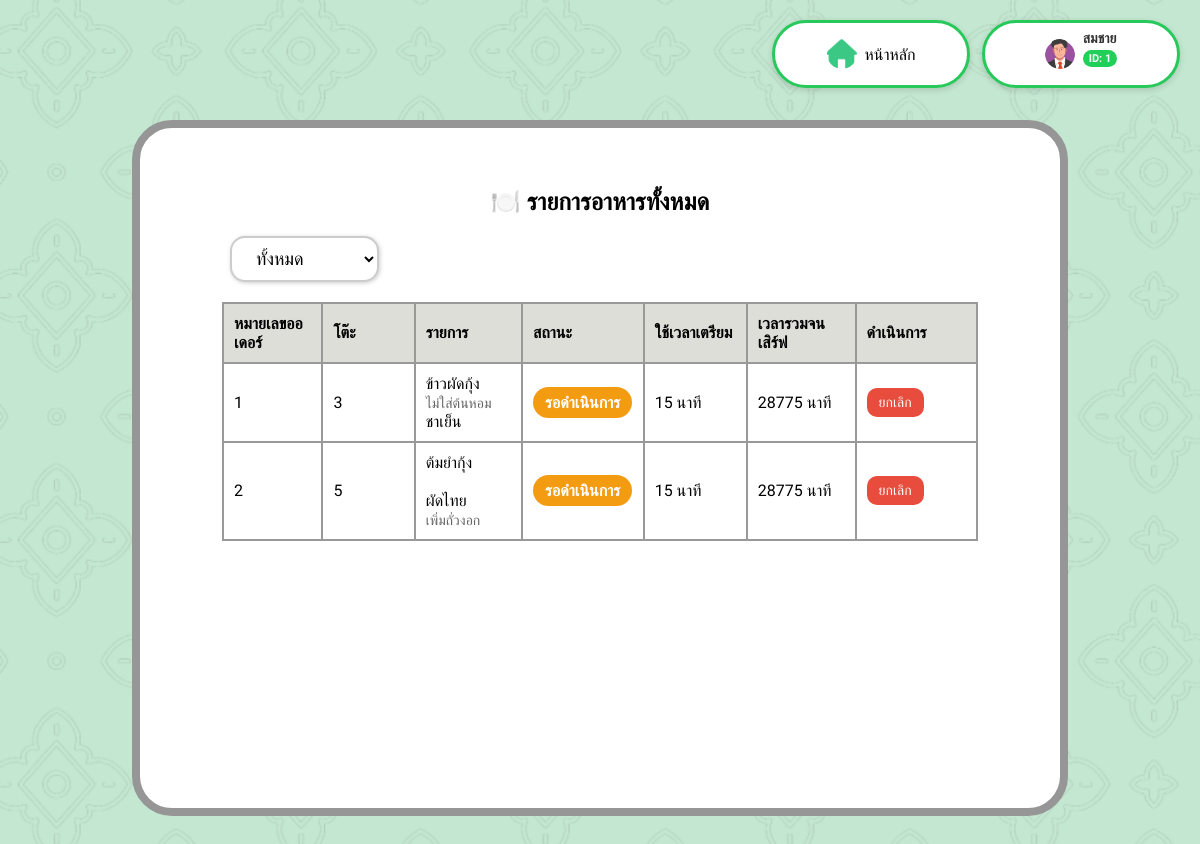
/status_order.php (signed in), run on the app's committed database.
### tables this page shows
CREATE TABLE Employee (
    EmployeeID INT(6) AUTO_INCREMENT PRIMARY KEY,
    FName VARCHAR(50),
    LName VARCHAR(50),
    Password VARCHAR(12),
    Role VARCHAR(50),
    StartDate DATE,
    Phone CHAR(10),
    Email VARCHAR(50)
);

CREATE TABLE Orders (
    OrderID INT(6) AUTO_INCREMENT PRIMARY KEY,
    EmployeeID INT(6),
    TableNo INT(3),
    OrderTime TIMESTAMP,
    Status INT(1),
    FOREIGN KEY (EmployeeID) REFERENCES Employee(EmployeeID),
    FOREIGN KEY (TableNo) REFERENCES TableList(TableNo)
);

### status_order.php (the view, shortened to what this page needs)
<?php
include 'backend/db_connect.php';
$employeeID = $_SESSION['EmployeeID'];
$conn->query("DELETE od FROM OrderDetail od
              JOIN Orders o ON od.OrderID = o.OrderID
              WHERE o.Status = 0 AND o.OrderTime < NOW() - INTERVAL 5 MINUTE");
$conn->query("DELETE FROM Orders
              WHERE Status = 0 AND OrderTime < NOW() - INTERVAL 5 MINUTE");
$stmt = $conn->prepare("SELECT FName, EmployeeID FROM Employee WHERE EmployeeID = ?");
$stmt->bind_param("i", $employeeID);
$stmt->execute();
$result = $stmt->get_result();
$profile = $result->fetch_assoc();
$filter = $_GET['filter'] ?? '';
if ($filter === '' || !in_array($filter, ['0', '2', '3', '4', '5', '6'])) {
    $statusCondition = "o.Status IN (2,3,4,5,0,6)";
} elseif ($filter === '5') {
    $statusCondition = "o.Status >= 5";
} else {
    $statusCondition = "o.Status = $filter";
}
$orderQuery = "SELECT o.OrderID, o.TableNo, o.OrderTime, o.Status,
                      TIMESTAMPDIFF(MINUTE, o.OrderTime, NOW()) AS TotalTime,
                      GROUP_CONCAT(CONCAT(m.Name, '<br><span class=\"sub-item\">', od.Description, '</span>') SEPARATOR '<br>') AS MenuList
               FROM Orders o
               JOIN OrderDetail od ON o.OrderID = od.OrderID
               JOIN Menu m ON od.MenuID = m.MenuID
               WHERE $statusCondition
               GROUP BY o.OrderID
               ORDER BY o.OrderTime DESC";
$orderResult = $conn->query($orderQuery);
?>
<!DOCTYPE html>
<html lang="th">
<head>
  <link rel="stylesheet" href="css/status_order.css">
</head>
<body>
  <div class="top-bar">
    <div class="home-button" onclick="location.href='staff_dashboard.php'">
      <img src="pics/Home_icon.png">
      <p>หน้าหลัก</p>
    </div>
    <div class="profile-box">
      <img src="img/picture/Profile_guy.png" alt="Profile Picture">
      <div class="profile-label">
        <p class="profile-name"><?php echo htmlspecialchars($profile['FName']); ?></p>
        <p class="profile-id">ID: <?php echo htmlspecialchars($profile['EmployeeID']); ?></p>
      </div>
    </div>
  </div>
  <div class="container">
    <h2>🍽️ รายการอาหารทั้งหมด</h2>
    <div class="info">
      <form method="GET" action="">
        <select name="filter" id="filter" onchange="this.form.submit()">
          <option value="">ทั้งหมด</option>
        </select>
      </form>
    </div>
    <div class="table-wrapper">
      <table>
        <thead>
          <tr>
            <th>หมายเลขออเดอร์</th>
            <th>โต๊ะ</th>
            <th>รายการ</th>
            <th>สถานะ</th>
            <th>ใช้เวลาเตรียม</th>
            <th>เวลารวมจนเสิร์ฟ</th>
            <th>ดำเนินการ</th>
          </tr>
        </thead>
        <tbody>
          <?php while ($row = $orderResult->fetch_assoc()):
            $status = (int)$row['Status'];
            $statusText = match ($status) {
              2 => 'รอดำเนินการ',
              3 => 'กำลังทำ',
              4 => 'รอเสิร์ฟ',
              5 => 'เสิร์ฟแล้ว',
              0 => 'ยกเลิกแล้ว',
              6 => 'จ่ายเงินแล้ว',
              default => 'ไม่ทราบ'
            };
            $statusClass = match ($status) {
              2 => 'waiting',
              3 => 'cooking',
              4 => 'serving',
              5 => 'done',
              6 => 'paid',
              0 => 'canceled',
              default => ''
            };
            $timeToCook = 15;
            $totalTime = $row['TotalTime'] ?? '-';
          ?>
          <tr>
            <td><?php echo htmlspecialchars($row['OrderID']); ?></td>
            <td><?php echo htmlspecialchars($row['TableNo']); ?></td>
            <td><?php echo $row['MenuList']; ?></td>
            <td><span class="status <?php echo $statusClass; ?>"><?php echo $statusText; ?></span></td>
            <td><?php echo $timeToCook; ?> นาที</td>
            <td><?php echo $totalTime; ?> นาที</td>
            <td>
              <?php if ($status === 0): ?>
                <button class="action cancel" style="background-color: #ccc;" disabled>ยกเลิก</button>
              <?php elseif ($status < 5): ?>
                <form action="backend/update_order.php" method="POST" onsubmit="return confirm('คุณแน่ใจว่าต้องการยกเลิกออเดอร์นี้?')">
                  <button type="submit" name="action" value="cancel" class="action cancel">ยกเลิก</button>
                </form>
              <?php elseif ($status == 5): ?>
                <button class="action served" disabled>เสิร์ฟแล้ว</button>
              <?php endif; ?>
            </td>
          </tr>
          <?php endwhile; ?>
        </tbody>
      </table>
    </div>
  </div>
</body>
</html>

### css/status_order.css (style rules this page uses)
body { font-family: 'Sarabun', sans-serif; background: url('../pics/background.png'); background-size: cover; margin: 0; padding: 0; }
.top-bar { position: absolute; top: 20px; right: 20px; display: flex; gap: 12px; align-items: center; z-index: 1000; }
.home-button, .profile-box { display: flex; align-items: center; background-color: white; border: 3px solid #28c95b; border-radius: 40px; padding: 6px 16px; height: 50px; min-width: 160px; justify-content: center; box-shadow: 0px 2px 6px rgba(0, 0, 0, 0.15); }
.home-button img, .profile-box img { width: 30px; height: 30px; object-fit: cover; border-radius: 50%; margin-right: 8px; }
.profile-label { display: flex; flex-direction: column; justify-content: center; line-height: 1.2; }
.profile-name { font-size: 14px; font-weight: bold; color: #333; margin: 0; padding: 0; }
.profile-id { font-size: 11px; background-color: #20d058; color: white; padding: 2px 6px; border-radius: 15px; font-weight: bold; margin-top: 3px; display: inline-block; width: fit-content; }
.container { background-color: white; width: 70%; height: 600px; margin: 120px auto; padding: 40px; border-radius: 40px; border: 8px solid #969696; }
h2 { text-align: center; margin-bottom: 20px; }
.info { margin-left: 50px; margin-bottom: 20px; font-size: 16px; }
table { width: 90%; margin: 0 auto; border-collapse: collapse; background-color: white; }
th { background-color: #DCDED7; font-weight: bold; text-align: left; border: 2px solid #999; padding: 10px; width: 200px; }
td { border: 2px solid #999; padding: 10px; text-align: left; min-height: 75px; }
.info select { padding: 10px 20px; font-size: 18px; border-radius: 15px; border: 2px solid #ccc; background-color: white; box-shadow: 1px 1px 4px rgba(0, 0, 0, 0.2); }
.sub-item { font-size: 14px; color: #666; }
.status { font-weight: bold; padding: 6px 12px; border-radius: 20px; color: white; display: inline-block; }
.status.waiting { background-color: #f39c12; }
.table-wrapper { max-height: 500px; overflow-y: auto; margin-top: 20px; }
.action { padding: 6px 12px; border: none; border-radius: 10px; margin-right: 5px; font-size: 14px; cursor: pointer; color: white; }
.action.cancel { background-color: #e74c3c; }

### data on the page
employee: FName "สมชาย", EmployeeID "1"
orders: OrderID "1", TableNo "3", MenuList "ข้าวผัดกุ้ง ไม่ใส่ต้นหอม ชาเย็น", Status "รอดำเนินการ", timeToCook "15", totalTime "28775"
orders: OrderID "2", TableNo "5", MenuList "ต้มยำกุ้ง ผัดไทย เพิ่มถั่วงอก", Status "รอดำเนินการ", timeToCook "15", totalTime "28775"
